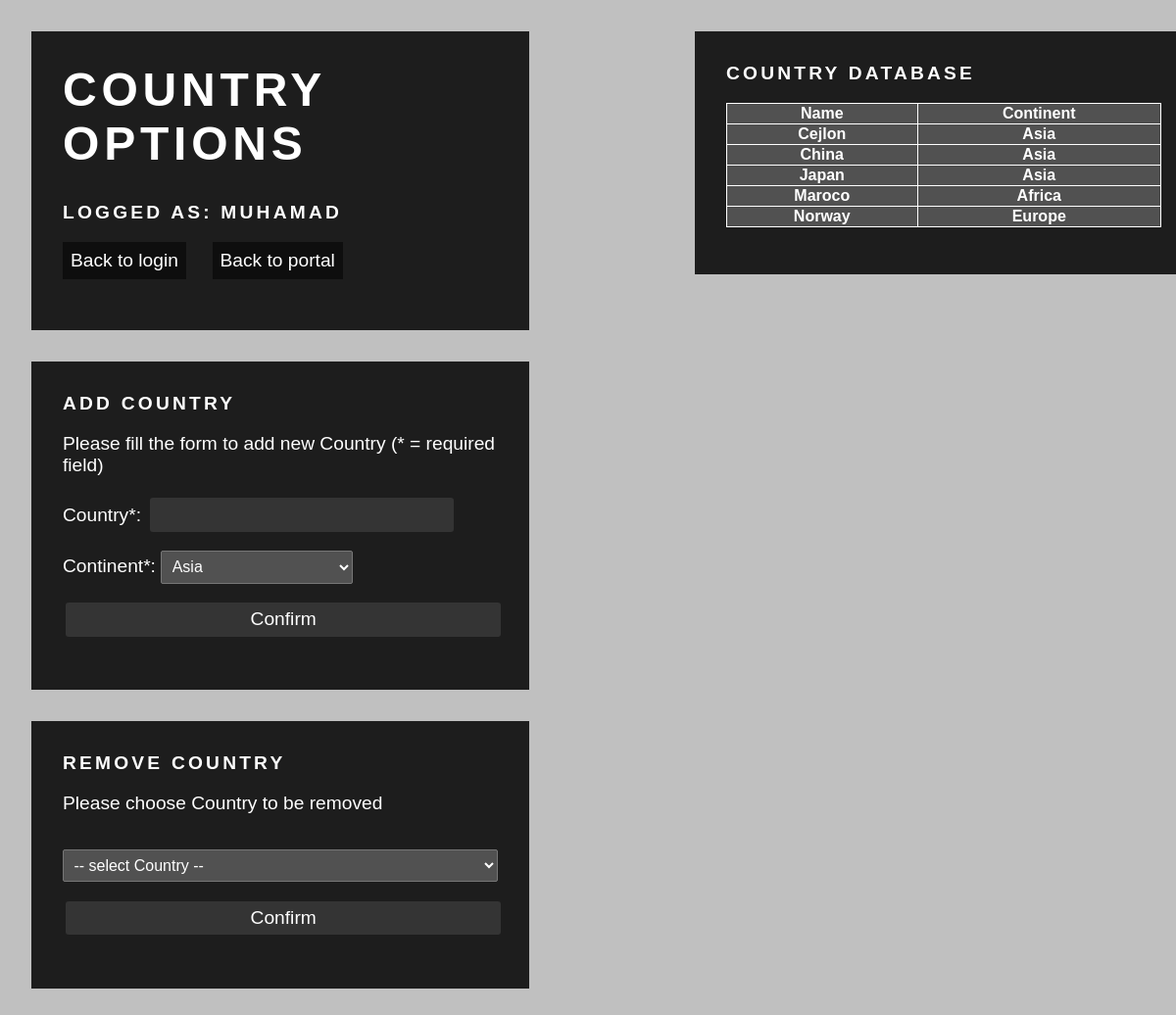
Page /third_year/IIS/employee/country_options.php (signed in) on the committed database.
### tables this page shows
CREATE TABLE Zeme
(
  nazev_zeme VARCHAR(25) NOT NULL,
  kontinent VARCHAR(20) NOT NULL
);

### third_year/IIS/employee/country_options.php (the view, shortened to what this page needs)
<html>
<head>
<link rel="stylesheet" href="../css/style.css">
</head>
<?php
$db = mysqli_init();
?>
<body>
<div id="PortalPage">
<h1>Country Options</h1>
<?php
	if (isset($_SESSION["username"]) && isset($_SESSION["role"]) &&
		($_SESSION["role"] == "admin" || $_SESSION["role"] == "emloyee"))
	{
		echo "<h3>Logged as: ";
		echo  $_SESSION["username"];
		echo "</h3>";
	}
	else
	{
		header("Location: ../index.php");
	}
?>
<p><a href="../index.php">Back to login</a>
	<a href="./index.php">Back to portal</a></p>
</div>
<div id="PortalPage">
<h3>Add Country</h3>
<p>Please fill the form to add new Country (* = required field)</p>
<form action="<?=$_SERVER["PHP_SELF"]?>"  method="post">
        Country*: <input type="text" id="name" name="name" value="<?php echo isset($_POST["name"]) ? htmlspecialchars($_POST["name"]) : "" ?>" /> <br>
        Continent*:
				<select name="province" />
				<option value = "Asia">Asia</option>
			</select><br>
        <input type="submit" name="add" value="Confirm" />
</form>
</div>
<div id="PortalPage">
<h3>Remove Country</h3>
<p>Please choose Country to be removed</p>
<form action="<?=$_SERVER["PHP_SELF"]?>"  method="post">
<select name="Country">
<option hidden disabled selected value> -- select Country -- </option>
<?php
$sql1 = "SELECT nazev_zeme, kontinent FROM Zeme;";
?>
</select>
<input type="submit" name="remove" value="Confirm" />
</form>
</div>
<div id="PortalPageRightWrapper">
<div id="PortalPageRight">
<h3>Country Database</h3>
<?php
echo "<table>";
	echo "<tr>";
		echo "<th> Name </th>";
		echo "<th> Continent </th>";
	echo "</tr>";
$result = mysqli_query($db, $sql1);
while ($row = $result->fetch_row())
{
	printf("<tr>\n<th>%s</th>\n<th>%s</th>\n</tr>\n",
			$row[0], $row[1]);
}
echo "</table>";
?>
</div>
</div>
</body>
</html>

### third_year/IIS/css/style.css (style rules this page uses)
input[type=text] { font-family: Agenda-Light, Agenda Light, Agenda, Arial Narrow, sans-serif; width: 50%; display: inline-block; padding: 5px 2px; box-sizing: border-box; border: 0px solid #555; }
body { margin: 0; background: #C0C0C0; }
#PortalPage { font-family: Agenda-Light, Agenda Light, Agenda, Arial Narrow, sans-serif; font-weight:100; background: rgba(0,0,0,0.85); color: white; padding: 2rem; width: 37%; margin:2rem; position: relative; font-size: 1.2rem; }
#PortalPageRightWrapper { position: absolute; top: 0; right: 15px; width: 37%; background: rgba(0,0,0,0); padding-right: 2rem; margin-right:2rem; }
#PortalPageRight { font-family: Agenda-Light, Agenda Light, Agenda, Arial Narrow, sans-serif; font-weight:100; background: rgba(0,0,0,0.85); color: white; width: 100%; position: relative; font-size: 1.2rem; padding: 2rem; margin:2rem; }
h1 { font-size: 3rem; text-transform: uppercase; margin-top: 0; letter-spacing: .3rem; }
h3 { font-size: 1.2rem; text-transform: uppercase; margin-top: 0; letter-spacing: .2rem; }
table { width: 100%; padding: .4rem; margin: 1rem auto; font-size: 1rem; background: rgba(255,255,255,0.23); color: #fff; border-radius: 2px; border-collapse: collapse; }
th, td { border: 1px solid white; }
select[name="country"], select[name="province"] { width: 44%; }
select { width: 100%; padding: .4rem; margin: 1rem auto; font-size: 1rem; background: rgba(255,255,255,0.23); color: #fff; border-radius: 2px; border-collapse: collapse; }
option { background: gray; color: #fff; }
a { display: inline-block; color: #fff; text-decoration: none; background:rgba(0,0,0,0.5); padding: .5rem; transition: .6s background; }
#PortalPage input[name="name"] { width: 70%; }
#PortalPage input { width: 100%; padding: .4rem; border: none; margin: 0.2rem; font-size: 1.2rem; background: rgba(255,255,255,0.10); color: #fff; border-radius: 3px; cursor: pointer; transition: .3s background; }
select option[disabled] { display:none; }

### rows in the picture
zeme: nazev_zeme "Cejlon", kontinent "Asia"
zeme: nazev_zeme "China", kontinent "Asia"
zeme: nazev_zeme "Japan", kontinent "Asia"
zeme: nazev_zeme "Maroco", kontinent "Africa"
zeme: nazev_zeme "Norway", kontinent "Europe"

### other values in the picture
$_SESSION["username"] "MUHAMAD"
